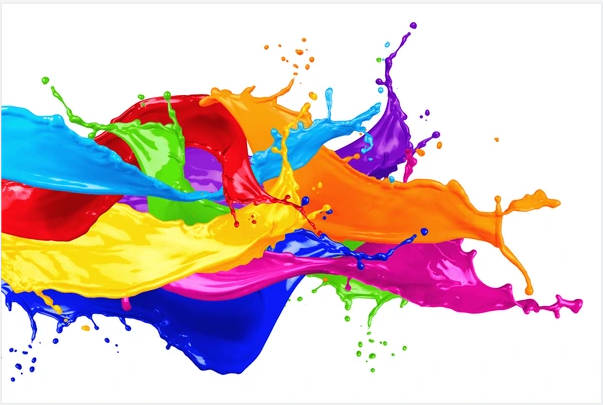
%> input picture Digital image processing using octave/DIP_chapter_one/img.png, 603 x 405 px
$ octave DIP_CH1.m   (GNU Octave 9; MATLAB toolbox functions it lacks are replaced by stand-ins)
%> lines starting %> are read from the running program, lines starting %| are printed output that depends on the picture
img = imread('img.png');
%> img is the input picture: size 405x603x3 uint8; mean R, G, B 216, 195.5, 193.9
imshow(img);
title('Original Image');

#{
sampled_img = img(1:2:end, 1:2:end);
imshow(sampled_img);
title('Sampled Image - Factor 2');

sampled_img_4 = img(1:4:end, 1:4:end);
imshow(sampled_img_4);
title('Sampled Image - Factor 4');

quant_img = uint8(floor(double(img)/64) * 64);
imshow(quant_img);
title('Quantized Image - 4 Gray Levels');


binary_img = img > 128;
imshow(uint8(binary_img) * 255);
title('Binary Image (Threshold at 128)');


binary_img = img > 12;
imshow(binary_img);
title('Binary Image (Threshold at 128)');

cascaded_img = img(1:2:end, 1:2:end);
cascaded_img = uint8(floor(double(cascaded_img)/64) * 64);
figure;
imshow(cascaded_img);
title('Sampled and Quantized Image');

%% 1. Downsampling with different factors


%% 2. Quantization with different gray levels


%% 3. Binary image (threshold at 128)
binary_img = img > 128;
figure;
imshow(binary_img);
title('Binary Image (Threshold at 128)');

%% 4. Cascaded sampling and quantization (factor 2 + 4 gray levels)
cascaded_img = img(1:2:end, 1:2:end);
cascaded_img = uint8(floor(double(cascaded_img)/64) * 64);
figure;
imshow(cascaded_img);
title('Sampled (Factor 2) + Quantized (4 Levels)');
#}

gray_levels = [4, 8, 16, 32];
figure;
for i = 1:length(gray_levels)
    q = gray_levels(i);
    step = 256 / q;
    quant_img = uint8(floor(double(img)/step) * step);
    subplot(2, 2, i);
    imshow(quant_img);
    title(sprintf('%d Gray Levels', q));
end
%> this loop made 4 passes
%> pass 1, `quant_img = uint8(floor(double(img)/step) * step);`:
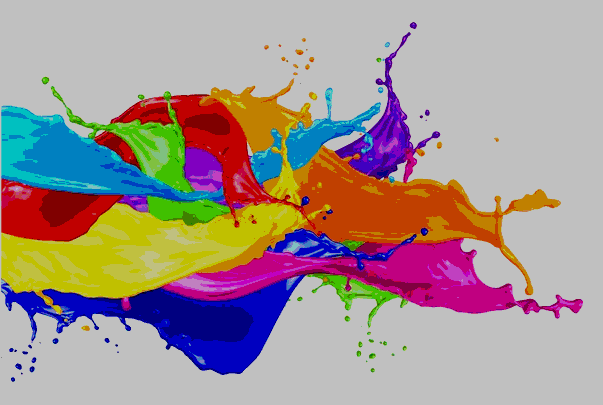
%> quant_img: size 405x603x3 uint8; mean R, G, B 164.7, 147.9, 146.2
%> pass 2, `quant_img = uint8(floor(double(img)/step) * step);`:
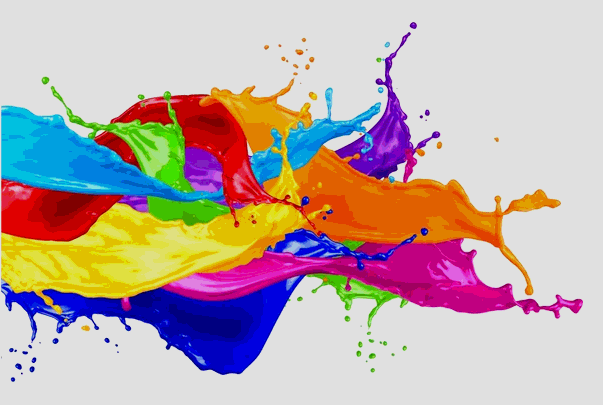
%> quant_img: size 405x603x3 uint8; mean R, G, B 190.8, 171.6, 169.8
%> after the loop:
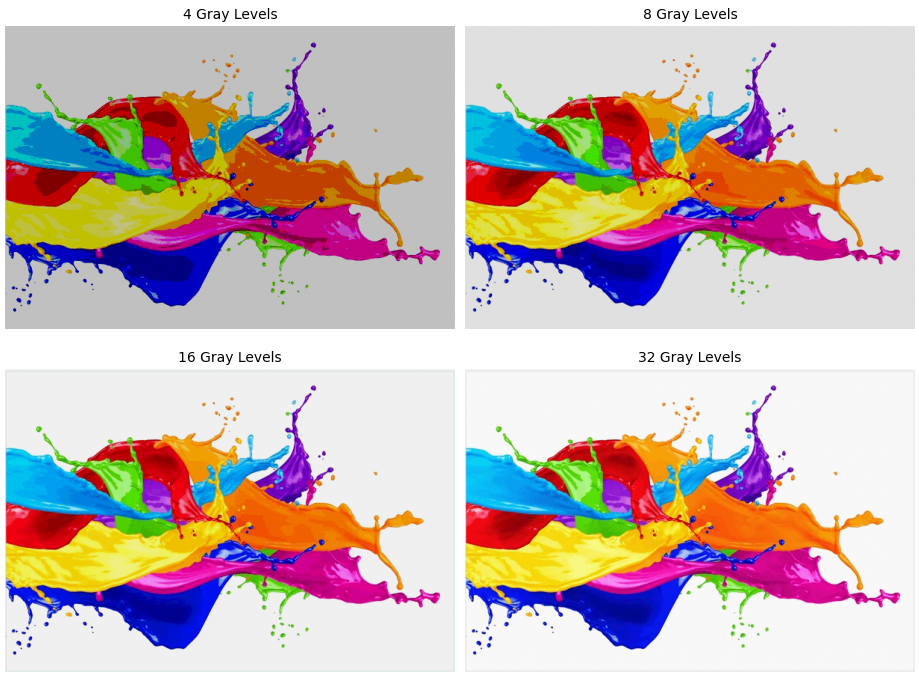
%> figure redrawn from the program's plot data, 4 panels
factors = [3, 4, 5];
figure;
for i = 1:length(factors)
    sampled_img = img(1:factors(i):end, 1:factors(i):end);
    subplot(1, length(factors), i);
    imshow(sampled_img);
    title(sprintf('Factor %d', factors(i)));
end
%> this loop made 3 passes
%> pass 1, `sampled_img = img(1:factors(i):end, 1:factors(i):end);`:
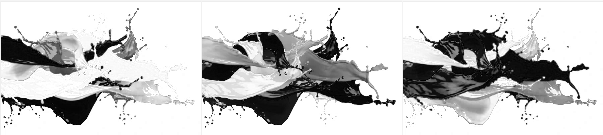
%> sampled_img: size 135x603 uint8; min 0, max 255, mean 201.9
%> pass 2, `sampled_img = img(1:factors(i):end, 1:factors(i):end);`:
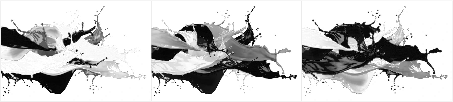
%> sampled_img: size 102x453 uint8; min 0, max 255, mean 202.2
%> pass 3, `sampled_img = img(1:factors(i):end, 1:factors(i):end);`:
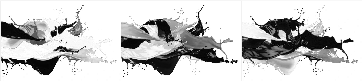
%> sampled_img: size 81x362 uint8; min 0, max 255, mean 201.9
